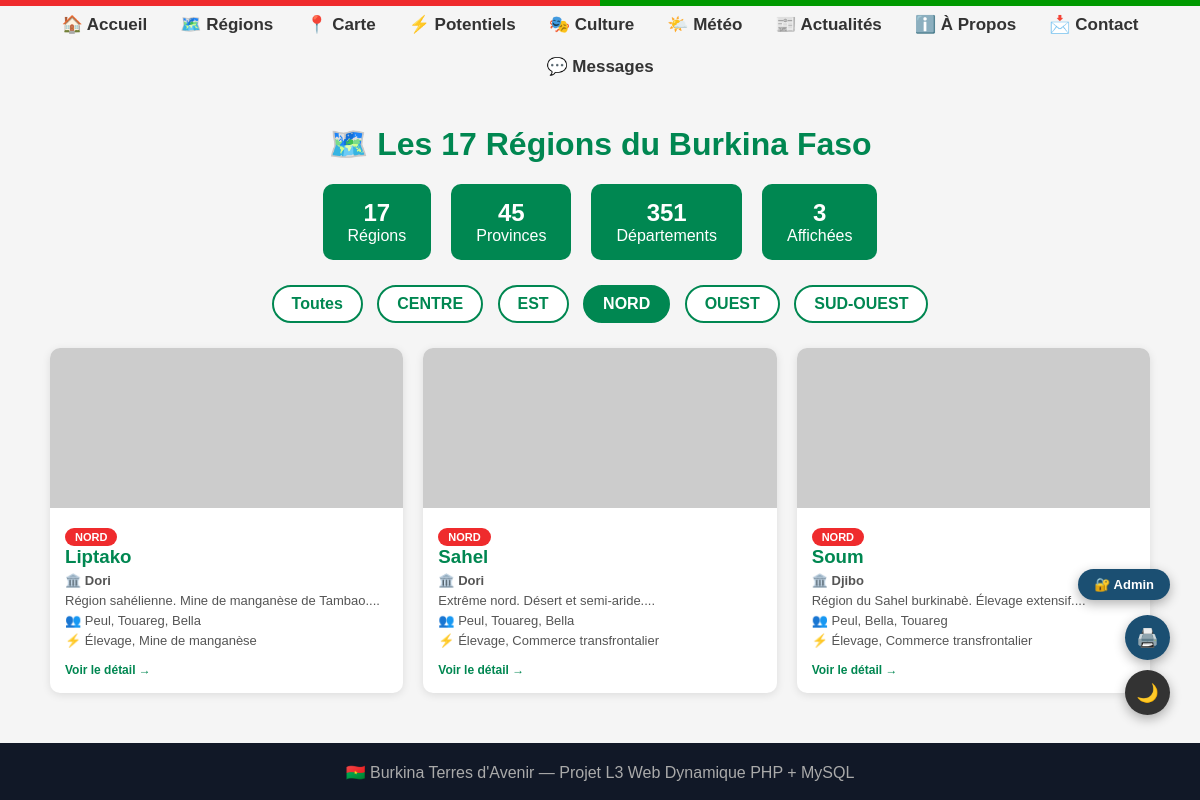
The app's page /regions.php?zone=nord with its own data.
### tables this page shows
CREATE TABLE IF NOT EXISTS regions (
  id INT AUTO_INCREMENT PRIMARY KEY,
  nom VARCHAR(100) NOT NULL,
  chef_lieu VARCHAR(100) NOT NULL,
  zone VARCHAR(50) NOT NULL,
  description TEXT,
  provinces INT DEFAULT 1,
  peuples VARCHAR(255),
  potentiels VARCHAR(255),
  image_url VARCHAR(500)
);

### regions.php (the view, shortened to what this page needs)
<?php require 'conn.php'; require 'tracker.php'; ?>
<!DOCTYPE html>
<html lang="fr">
<head>
</head>
<body>
<div class="flag-stripe"></div>
<nav style="display:flex;justify-content:center;align-items:center;gap:5px;flex-wrap:wrap;position:relative">
    <a href="accueil.php" style="color:#333;text-decoration:none;font-size:17px;font-weight:bold;padding:8px 14px">🏠 Accueil</a>
    <a href="regions.php" style="color:#333;text-decoration:none;font-size:17px;font-weight:bold;padding:8px 14px">🗺️ Régions</a>
    <a href="carte.php" style="color:#333;text-decoration:none;font-size:17px;font-weight:bold;padding:8px 14px">📍 Carte</a>
    <a href="potentiels.php" style="color:#333;text-decoration:none;font-size:17px;font-weight:bold;padding:8px 14px">⚡ Potentiels</a>
    <a href="culture.php" style="color:#333;text-decoration:none;font-size:17px;font-weight:bold;padding:8px 14px">🎭 Culture</a>
    <a href="meteo.php" style="color:#333;text-decoration:none;font-size:17px;font-weight:bold;padding:8px 14px">🌤️ Météo</a>
    <a href="actualites.php" style="color:#333;text-decoration:none;font-size:17px;font-weight:bold;padding:8px 14px">📰 Actualités</a>
    <a href="apropos.php" style="color:#333;text-decoration:none;font-size:17px;font-weight:bold;padding:8px 14px">ℹ️ À Propos</a>
    <a href="contact.php" style="color:#333;text-decoration:none;font-size:17px;font-weight:bold;padding:8px 14px">📩 Contact</a>
    <a href="messages.php" style="color:#333;text-decoration:none;font-size:17px;font-weight:bold;padding:8px 14px">💬 Messages</a>
  </nav>
<div class="container">
  <h1>🗺️ Les 17 Régions du Burkina Faso</h1>
<?php
$zone_filtre = isset($_GET["zone"]) ? $_GET["zone"] : "toutes";
$page = isset($_GET["page"]) ? max(1, intval($_GET["page"])) : 1;
$par_page = 17;
$offset = ($page - 1) * $par_page;
if ($zone_filtre === "toutes") {
  $total = mysqli_fetch_row(mysqli_query($conn, "SELECT COUNT(*) FROM regions"))[0];
  $sql = "SELECT * FROM regions ORDER BY nom LIMIT $par_page OFFSET $offset";
} else {
  $zone_safe = mysqli_real_escape_string($conn, $zone_filtre);
  $sql = "SELECT * FROM regions WHERE zone='$zone_safe' ORDER BY nom LIMIT $par_page OFFSET $offset";
}
$result = mysqli_query($conn, $sql);
$nb_regions = mysqli_num_rows($result);
$sql_zones = "SELECT DISTINCT zone FROM regions ORDER BY zone";
$result_zones = mysqli_query($conn, $sql_zones);
?>
  <div class="stats">
    <div class="stat"><strong>17</strong> Régions</div>
    <div class="stat"><strong>45</strong> Provinces</div>
    <div class="stat"><strong>351</strong> Départements</div>
    <div class="stat"><strong><?php echo $nb_regions; ?></strong> Affichées</div>
  </div>
  <div class="filtres">
    <a href="regions.php" class="<?php echo $zone_filtre==='toutes' ? 'actif' : ''; ?>">Toutes</a>
    <?php while ($z = mysqli_fetch_assoc($result_zones)): ?>
    <a href="regions.php?zone=<?php echo htmlspecialchars($z['zone']); ?>"
       class="<?php echo $zone_filtre===$z['zone'] ? 'actif' : ''; ?>">
      <?php echo strtoupper($z['zone']); ?>
    </a>
    <?php endwhile; ?>
  </div>
  <div class="grid">
<?php while ($region = mysqli_fetch_assoc($result)): ?>
    <a class="card" href="region.php?id=<?php echo $region['id']; ?>">
      <img src="<?php echo htmlspecialchars($region['image_url']); ?>"
           alt="<?php echo htmlspecialchars($region['nom']); ?>"
           onerror="this.src='https://via.placeholder.com/600x160/008751/white?text=<?php echo urlencode($region['nom']); ?>'">
      <div class="card-body">
        <span class="zone-badge"><?php echo strtoupper($region['zone']); ?></span>
        <h3><?php echo htmlspecialchars($region['nom']); ?></h3>
        <p>🏛️ <strong><?php echo htmlspecialchars($region['chef_lieu']); ?></strong></p>
        <p><?php echo htmlspecialchars(substr($region['description'], 0, 80)); ?>...</p>
        <p class="peuples">👥 <?php echo htmlspecialchars($region['peuples']); ?></p>
        <p class="potentiels">⚡ <?php echo htmlspecialchars($region['potentiels']); ?></p>
        <span class="voir-plus">Voir le détail →</span>
      </div>
    </a>
<?php endwhile; ?>
  </div>
</div>
<footer>🇧🇫 Burkina Terres d'Avenir — Projet L3 Web Dynamique PHP + MySQL</footer>
</body>
</html>

### regions.php (style rules this page uses)
body { font-family: Arial, sans-serif; background: #f5f5f5; margin: 0; padding: 0; }
.flag-stripe { height: 6px; background: linear-gradient(90deg, #EF2B2D 50%, #009A00 50%); }
.container { max-width: 1100px; margin: 40px auto; padding: 0 20px; }
h1 { color: #008751; text-align: center; }
.stats { display: flex; gap: 20px; justify-content: center; margin: 20px 0; flex-wrap: wrap; }
.stat { background: #008751; color: white; padding: 15px 25px; border-radius: 10px; text-align: center; }
.stat strong { display: block; font-size: 24px; }
.filtres { text-align: center; margin: 20px 0; }
.filtres a { display: inline-block; margin: 5px; padding: 8px 18px; background: white; border: 2px solid #008751; color: #008751; border-radius: 20px; text-decoration: none; font-weight: bold; }
.filtres a.actif, .filtres a:hover { background: #008751; color: white; }
.grid { display: flex; flex-wrap: wrap; gap: 20px; justify-content: center; margin-top: 20px; }
.grid > * { flex: 1 1 280px; max-width: 380px; }
.card { background: white; border-radius: 10px; overflow: hidden; box-shadow: 0 2px 8px rgba(0,0,0,0.1); text-decoration: none; color: inherit; display: block; transition: transform 0.2s; }
.card img { width: 100%; height: 160px; object-fit: cover; }
.card-body { padding: 15px; }
.card-body h3 { color: #008751; margin: 0 0 5px; }
.card-body p { color: #555; font-size: 13px; margin: 5px 0; }
.zone-badge { display: inline-block; background: #EF2B2D; color: white; padding: 3px 10px; border-radius: 10px; font-size: 11px; font-weight: bold; }
.peuples { color: #1B4F72; font-size: 12px; }
.potentiels { color: #008751; font-size: 12px; }
.voir-plus { display: inline-block; margin-top: 10px; color: #008751; font-size: 12px; font-weight: bold; }
footer { background: #111827; color: #aaa; text-align: center; padding: 20px; margin-top: 50px; }

### records on screen
regions: zone "NORD", nom "Liptako", chef_lieu "Dori", description "Région sahélienne. Mine de manganèse de Tambao.", peuples "Peul, Touareg, Bella", potentiels "Élevage, Mine de manganèse"
regions: zone "NORD", nom "Sahel", chef_lieu "Dori", description "Extrême nord. Désert et semi-aride.", peuples "Peul, Touareg, Bella", potentiels "Élevage, Commerce transfrontalier"
regions: zone "NORD", nom "Soum", chef_lieu "Djibo", description "Région du Sahel burkinabè. Élevage extensif.", peuples "Peul, Bella, Touareg", potentiels "Élevage, Commerce transfrontalier"

### other values on screen
$nb_regions "3"
$z['zone'] "CENTRE"
$z['zone'] "EST"
$z['zone'] "NORD"
$z['zone'] "OUEST"
$z['zone'] "SUD-OUEST"
